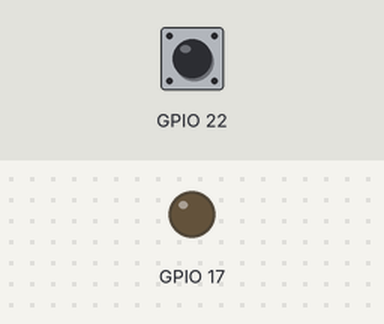
This program was run on a simulated Raspberry Pi (BCM pin numbers). Shown: output pins drawn as LEDs (lit = HIGH). Inputs (shaded band) come from the test bench; at power-on: GPIO 22 LOW.

Above: at 1.2 s.
1.3 s: GPIO 22 pulled HIGH for 0.15 s
At 1.37 s:
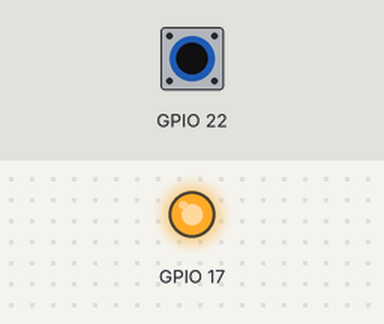
2.9 s: GPIO 22 pulled HIGH for 3.2 s
At 7.1 s:
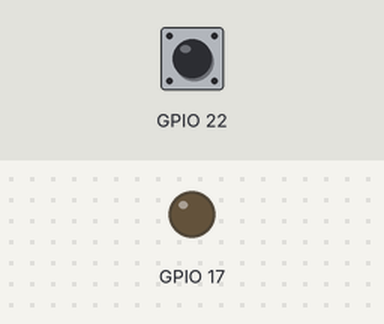
Timing chart, 0 to 8.6 s (numbered marks = the images above; inputs shaded):
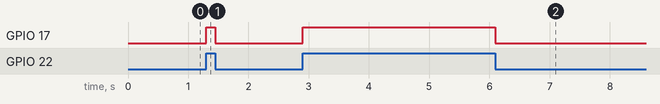

The program:

ButtonPress.py
```python
import RPi.GPIO as GPIO
import time

GPIO.setmode(GPIO.BCM)
GPIO.setup(17, GPIO.OUT)
GPIO.setup(22, GPIO.IN, pull_up_down=GPIO.PUD_DOWN)

while True:
    GPIO.output(17, GPIO.input(22))
    time.sleep(0.05)
```

Measured:
- after the input at 1.3 s, GPIO 17: LOW → HIGH at once, → LOW 0.15 s later
- after the input at 2.9 s, GPIO 17: LOW → HIGH at once, → LOW 3.2 s later
